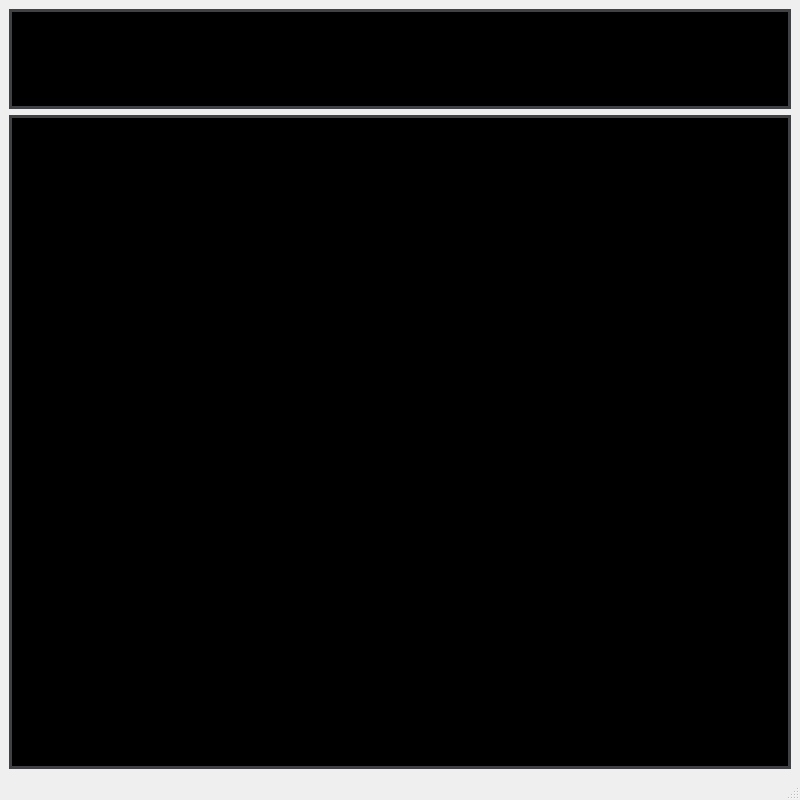
<?xml version="1.0" encoding="UTF-8"?>
<ui version="4.0">
 <class>MainWindow</class>
 <widget class="QMainWindow" name="MainWindow">
  <property name="geometry">
   <rect>
    <x>0</x>
    <y>0</y>
    <width>800</width>
    <height>800</height>
   </rect>
  </property>
  <property name="minimumSize">
   <size>
    <width>800</width>
    <height>800</height>
   </size>
  </property>
  <property name="windowTitle">
   <string>局部视野</string>
  </property>
  <widget class="QWidget" name="centralwidget">
   <layout class="QHBoxLayout" name="horizontalLayout">
    <item>
     <layout class="QVBoxLayout" name="verticalLayout">
      <item>
       <widget class="QLabel" name="label_data">
        <property name="minimumSize">
         <size>
          <width>0</width>
          <height>100</height>
         </size>
        </property>
        <property name="maximumSize">
         <size>
          <width>16777215</width>
          <height>100</height>
         </size>
        </property>
        <property name="styleSheet">
         <string notr="true">background-color: rgb(0, 0, 0);
border: 3px solid rgb(63, 65, 68);

</string>
        </property>
        <property name="text">
         <string/>
        </property>
       </widget>
      </item>
      <item>
       <widget class="QGraphicsView" name="graphicsView">
        <property name="styleSheet">
         <string notr="true">background-color: rgb(0, 0, 0);
border: 3px solid rgb(63, 65, 68);

</string>
        </property>
       </widget>
      </item>
     </layout>
    </item>
   </layout>
  </widget>
  <widget class="QMenuBar" name="menubar">
   <property name="geometry">
    <rect>
     <x>0</x>
     <y>0</y>
     <width>800</width>
     <height>22</height>
    </rect>
   </property>
  </widget>
  <widget class="QStatusBar" name="statusbar"/>
 </widget>
 <resources/>
 <connections/>
</ui>
